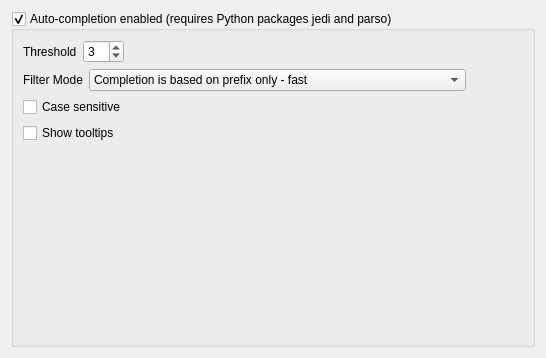
<?xml version="1.0" encoding="UTF-8"?>
<ui version="4.0">
 <class>WidgetPropEditorAutoCompletion</class>
 <widget class="QWidget" name="WidgetPropEditorAutoCompletion">
  <property name="geometry">
   <rect>
    <x>0</x>
    <y>0</y>
    <width>546</width>
    <height>358</height>
   </rect>
  </property>
  <property name="windowTitle">
   <string>Form</string>
  </property>
  <layout class="QHBoxLayout" name="horizontalLayout">
   <item>
    <widget class="QGroupBox" name="groupAutoCompletion">
     <property name="title">
      <string>Auto-completion enabled (requires Python packages jedi and parso)</string>
     </property>
     <property name="checkable">
      <bool>true</bool>
     </property>
     <layout class="QVBoxLayout" name="verticalLayout_2">
      <item>
       <layout class="QHBoxLayout" name="horizontalLayout_2">
        <item>
         <widget class="QLabel" name="label">
          <property name="text">
           <string>Threshold</string>
          </property>
         </widget>
        </item>
        <item>
         <widget class="QSpinBox" name="spinThreshold">
          <property name="value">
           <number>3</number>
          </property>
         </widget>
        </item>
        <item>
         <spacer name="horizontalSpacer">
          <property name="orientation">
           <enum>Qt::Horizontal</enum>
          </property>
          <property name="sizeHint" stdset="0">
           <size>
            <width>40</width>
            <height>20</height>
           </size>
          </property>
         </spacer>
        </item>
       </layout>
      </item>
      <item>
       <layout class="QHBoxLayout" name="horizontalLayout_3">
        <item>
         <widget class="QLabel" name="label_2">
          <property name="text">
           <string>Filter Mode</string>
          </property>
         </widget>
        </item>
        <item>
         <widget class="QComboBox" name="comboFilterMode">
          <property name="sizePolicy">
           <sizepolicy hsizetype="MinimumExpanding" vsizetype="Fixed">
            <horstretch>0</horstretch>
            <verstretch>0</verstretch>
           </sizepolicy>
          </property>
          <item>
           <property name="text">
            <string>Completion is based on prefix only - fast</string>
           </property>
          </item>
          <item>
           <property name="text">
            <string>Completion checks if prefix is contained in the suggestions - fast</string>
           </property>
          </item>
          <item>
           <property name="text">
            <string>Fuzzy filtering - most powerful method - slow</string>
           </property>
          </item>
         </widget>
        </item>
        <item>
         <spacer name="horizontalSpacer_2">
          <property name="orientation">
           <enum>Qt::Horizontal</enum>
          </property>
          <property name="sizeHint" stdset="0">
           <size>
            <width>40</width>
            <height>20</height>
           </size>
          </property>
         </spacer>
        </item>
       </layout>
      </item>
      <item>
       <widget class="QCheckBox" name="checkCaseSensitivity">
        <property name="text">
         <string>Case sensitive</string>
        </property>
       </widget>
      </item>
      <item>
       <widget class="QCheckBox" name="checkShowTooltips">
        <property name="text">
         <string>Show tooltips</string>
        </property>
       </widget>
      </item>
      <item>
       <spacer name="verticalSpacer">
        <property name="orientation">
         <enum>Qt::Vertical</enum>
        </property>
        <property name="sizeHint" stdset="0">
         <size>
          <width>20</width>
          <height>40</height>
         </size>
        </property>
       </spacer>
      </item>
     </layout>
    </widget>
   </item>
  </layout>
 </widget>
 <resources/>
 <connections/>
</ui>
